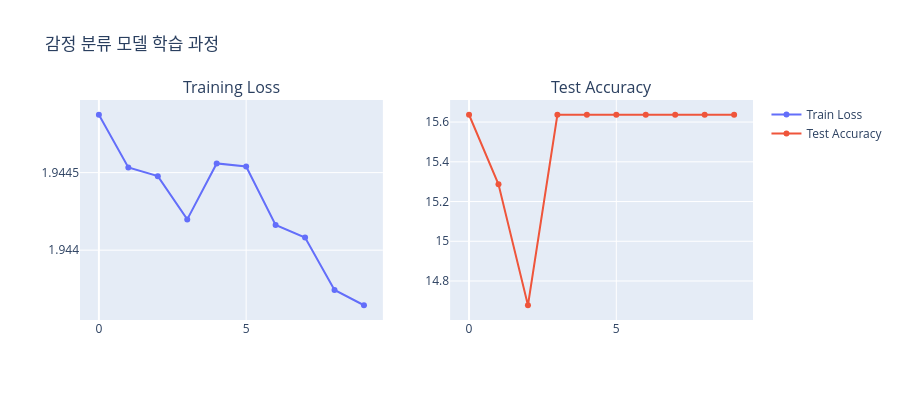

Notebook code for this chart:
### Markdown cell above
## 3. 모델 학습 및 평가

### Code cell
import torch.optim as optim
import plotly.graph_objects as go
from plotly.subplots import make_subplots

# 손실 함수 및 옵티마이저 정의
criterion = nn.CrossEntropyLoss()
optimizer = optim.Adam(model.parameters(), lr=0.001)

# 학습 설정
num_epochs = 10
device = torch.device("cuda" if torch.cuda.is_available() else "cpu")
model.to(device)

# 학습 과정 추적을 위한 리스트
train_losses = []
test_accuracies = []

# 학습 루프
for epoch in range(num_epochs):
    model.train()
    train_loss = 0
    
    for inputs, labels in train_loader:
        inputs, labels = inputs.to(device), labels.to(device)
        
        optimizer.zero_grad()
        outputs = model(inputs)
        loss = criterion(outputs, labels)
        loss.backward()
        optimizer.step()
        
        train_loss += loss.item()
    
    avg_train_loss = train_loss / len(train_loader)
    train_losses.append(avg_train_loss)
    
    # 평가
    model.eval()
    correct = 0
    total = 0
    
    with torch.no_grad():
        for inputs, labels in test_loader:
            inputs, labels = inputs.to(device), labels.to(device)
            outputs = model(inputs)
            _, predicted = torch.max(outputs.data, 1)
            total += labels.size(0)
            correct += (predicted == labels).sum().item()
    
    accuracy = 100 * correct / total
    test_accuracies.append(accuracy)
    
    print(f'Epoch [{epoch+1}/{num_epochs}], Train Loss: {avg_train_loss:.4f}, Test Accuracy: {accuracy:.2f}%')

print("Training finished!")

# 학습 과정 시각화
fig = make_subplots(rows=1, cols=2, 
                    subplot_titles=('Training Loss', 'Test Accuracy'))

fig.add_trace(
    go.Scatter(y=train_losses, mode='lines+markers', name='Train Loss'),
    row=1, col=1
)

fig.add_trace(
    go.Scatter(y=test_accuracies, mode='lines+markers', name='Test Accuracy'),
    row=1, col=2
)

fig.update_layout(
    title='감정 분류 모델 학습 과정',
    height=400,
    showlegend=True
)

fig.show()

### Figure 1 — Plotly figure (JSON) as saved in the notebook; plotly's stock layout.template omitted (floating-point values rounded to 4 significant figures)
{"data": [{"mode": "lines+markers", "name": "Train Loss", "type": "scatter", "xaxis": "x", "y": [1.945, 1.945, 1.944, 1.944, 1.945, 1.945, 1.944, 1.944, 1.944, 1.944], "yaxis": "y"}, {"mode": "lines+markers", "name": "Test Accuracy", "type": "scatter", "xaxis": "x2", "y": [15.64, 15.29, 14.68, 15.64, 15.64, 15.64, 15.64, 15.64, 15.64, 15.64], "yaxis": "y2"}], "layout": {"annotations": [{"font": {"size": 16}, "showarrow": false, "text": "Training Loss", "x": 0.225, "xanchor": "center", "xref": "paper", "y": 1, "yanchor": "bottom", "yref": "paper"}, {"font": {"size": 16}, "showarrow": false, "text": "Test Accuracy", "x": 0.775, "xanchor": "center", "xref": "paper", "y": 1, "yanchor": "bottom", "yref": "paper"}], "height": 400, "showlegend": true, "title": {"text": "감정 분류 모델 학습 과정"}, "xaxis": {"anchor": "y", "domain": [0, 0.45]}, "xaxis2": {"anchor": "y2", "domain": [0.55, 1]}, "yaxis": {"anchor": "x", "domain": [0, 1]}, "yaxis2": {"anchor": "x2", "domain": [0, 1]}}}
